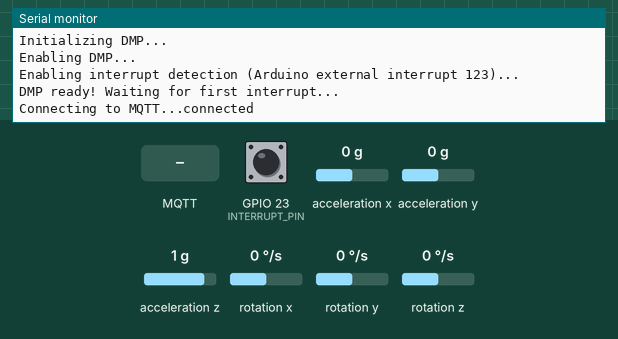
Simulated run of this sketch. Board: ESP32. On the bench: the last lines printed to the serial monitor. Inputs (shaded band) come from the test bench; at power-on: GPIO 23 (INTERRUPT_PIN) HIGH, acceleration x 0 g, acceleration y 0 g, acceleration z 1 g, rotation x 0 °/s, rotation y 0 °/s, rotation z 0 °/s. WiFi joins after 1.5 s; servers stay silent unless stated; the sensor or clock chip raises its interrupt line as the real part does; no MQTT or app messages arrive unless stated.

Above: at 3.7 s.
3.8 s: MQTT message "BARROS2018" arrives on the first subscribed topic
At 4.8 s:
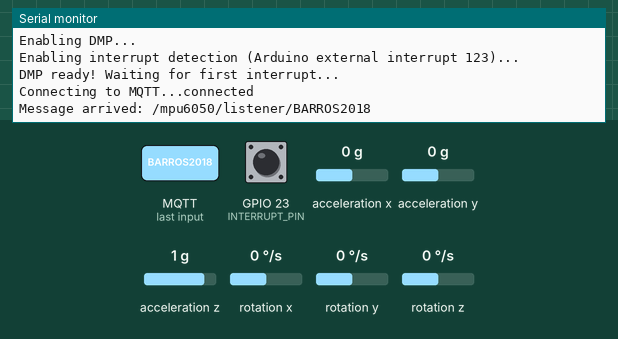
5.3 s: MQTT message "ferreira123" arrives on the first subscribed topic
At 6.0 s:
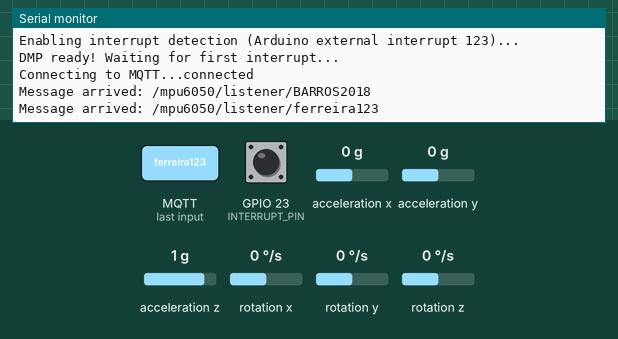
6.8 s: MQTT message "/mpu6050/listener/" arrives on the first subscribed topic
At 8.0 s:
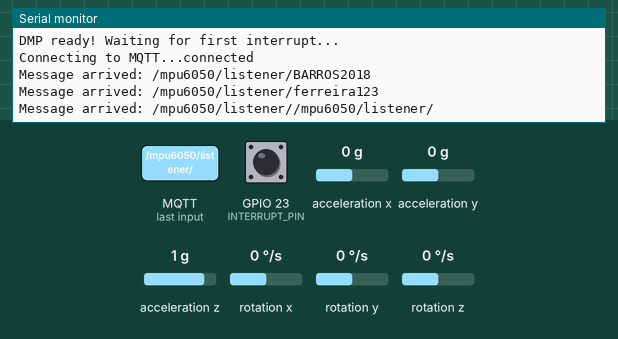
8.3 s: MQTT message "start" arrives on the first subscribed topic
At 9.5 s:
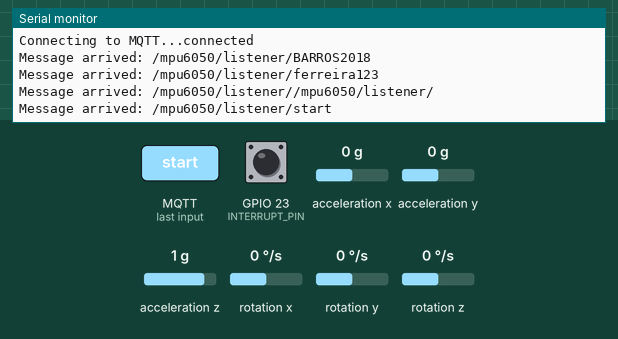
11.3 s: MQTT message "runtest" arrives on the first subscribed topic
14.3 s: MQTT message "1" arrives on the first subscribed topic
At 17.4 s:
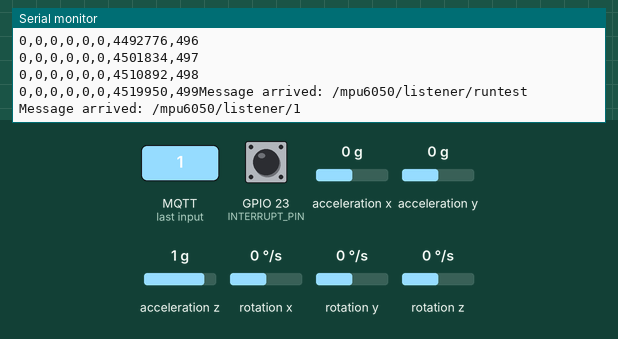

The sketch:

main.ino
```cpp
//Inclusão de bibliotecas necessárias para o funcionamento do script

// I2Cdev and MPU6050 must be installed as libraries, or else the .cpp/.h files
// for both classes must be in the include path of your project
#include "I2Cdev.h"

//#include "MPU6050.h" // not necessary if using MotionApps include file
#include "MPU6050_6Axis_MotionApps_V6_12.h"

// Arduino Wire library is required if I2Cdev I2CDEV_ARDUINO_WIRE implementation
// is used in I2Cdev.h
#if I2CDEV_IMPLEMENTATION == I2CDEV_ARDUINO_WIRE
#include "Wire.h"
#endif

//Inclusão das bibliotecas de rede WiFi e MQTT
#include <WiFi.h>
#include <PubSubClient.h>

// Tópicos do Broker onde os dados coletados são publicados
const char mqtt_angle_csv[] = "/iotgait/data/angle";
const char mqtt_accel_csv[] = "/iotgait/data/accel";
const char mqtt_bigbuffer[] = "/iotgait/data/buffer/";
const char mqtt_status_mpu6050[] = "/iotgait/status/mpu6050/";
const char mqtt_status_broker[] = "/iotgait/status/broker/";
const char mqtt_status_dmp[] = "/iotgait/status/dmp/";

//  Configuração de Rede Wi-Fi
//char* ssid = "BARROS2018";
//const char* password = "16151209";
//char* ssid = "Ocean_Adm";
//const char* password = "@artico2020!";
//char* ssid = "FamiliaRamos";
//const char* password = "ferreira123";
char* ssid = "LIVE TIM_3322_2G";
const char* password = "KyxqxYSG";

// Configuração de Rede do Broker MQTT
//const char* mqttServer = "192.168.0.33";
const char* mqttServer = "179.191.235.42";
const int mqttPort = 1883;
//const char* mqttUser = "percebsz";
//const char* mqttPassword = "0612";

//Declaração das variáveis para controle de tempo de simulação
unsigned long TempoInicial;
unsigned long TempoFinal;
unsigned long PeriodoDeSimulacao;
unsigned long TimeSample;
bool SIMULAR{false};
bool TesteFlag{false};

//Instaciar espClient
WiFiClient espClient;
PubSubClient client(espClient);


// class default I2C address is 0x68
// specific I2C addresses may be passed as a parameter here
// AD0 low = 0x68 (default for SparkFun breakout and InvenSense evaluation board)
// AD0 high = 0x69
MPU6050 mpu;
//MPU6050 mpu(0x69); // <-- use for AD0 high

// uncomment "OUTPUT_READABLE_QUATERNION" if you want to see the actual
// quaternion components in a [w, x, y, z] format (not best for parsing
// on a remote host such as Processing or something though)
//#define OUTPUT_READABLE_QUATERNION

// uncomment "OUTPUT_READABLE_EULER" if you want to see Euler angles
// (in degrees) calculated from the quaternions coming from the FIFO.
// Note that Euler angles suffer from gimbal lock (for more info, see
// http://en.wikipedia.org/wiki/Gimbal_lock)
//#define OUTPUT_READABLE_EULER

// uncomment "OUTPUT_READABLE_YAWPITCHROLL" if you want to see the yaw/
// pitch/roll angles (in degrees) calculated from the quaternions coming
// from the FIFO. Note this also requires gravity vector calculations.
// Also note that yaw/pitch/roll angles suffer from gimbal lock (for
// more info, see: http://en.wikipedia.org/wiki/Gimbal_lock)
#define OUTPUT_READABLE_YAWPITCHROLL

// uncomment "OUTPUT_READABLE_REALACCEL" if you want to see acceleration
// components with gravity removed. This acceleration reference frame is
// not compensated for orientation, so +X is always +X according to the
// sensor, just without the effects of gravity. If you want acceleration
// compensated for orientation, us OUTPUT_READABLE_WORLDACCEL instead.
#define OUTPUT_READABLE_REALACCEL

// uncomment "OUTPUT_READABLE_WORLDACCEL" if you want to see acceleration
// components with gravity removed and adjusted for the world frame of
// reference (yaw is relative to initial orientation, since no magnetometer
// is present in this case). Could be quite handy in some cases.
//#define OUTPUT_READABLE_WORLDACCEL

// uncomment "OUTPUT_TEAPOT" if you want output that matches the
// format used for the InvenSense teapot demo
//#define OUTPUT_TEAPOT


// Definição dos pinos do ESP32 a serem usados. O pino 21 é para tráfego de dados e o pino
// 22 é para controle de clock. O pino 15 é para controle de interrupção.
#define INTERRUPT_PIN 23  // use pin 15 on Arduino Uno & most boards
#define SDA 21
#define SCL 22

// MPU control/status vars
bool dmpReady = false;  // set true if DMP init was successful
uint8_t mpuIntStatus;   // holds actual interrupt status byte from MPU
uint8_t devStatus;      // return status after each device operation (0 = success, !0 = error)
uint16_t packetSize;    // expected DMP packet size (default is 42 bytes)
uint16_t fifoCount;     // count of all bytes currently in FIFO
uint8_t fifoBuffer[64]; // FIFO storage buffer

// orientation/motion vars
Quaternion q;           // [w, x, y, z]         quaternion container
VectorInt16 aa;         // [x, y, z]            accel sensor measurements
VectorInt16 gy;         // [x, y, z]            gyro sensor measurements
VectorInt16 aaReal;     // [x, y, z]            gravity-free accel sensor measurements
VectorInt16 aaWorld;    // [x, y, z]            world-frame accel sensor measurements
VectorFloat gravity;    // [x, y, z]            gravity vector
float euler[3];         // [psi, theta, phi]    Euler angle container
float ypr[3];           // [yaw, pitch, roll]   yaw/pitch/roll container and gravity vector

// packet structure for InvenSense teapot demo
uint8_t teapotPacket[14] = { '$', 0x02, 0, 0, 0, 0, 0, 0, 0, 0, 0x00, 0x00, '\r', '\n' };


// ================================================================
// ===               INTERRUPT DETECTION ROUTINE                ===
// ================================================================

/*O objetivo desta função é implementar um array para armazenar um número de n amostras de dados coletados
a partir do sensor MPU6050. O armazenamento vai ficar temporariamente no ESP32 e depois será enviado ao servidor broker. Após isso,
ela deverá liberar o espaço na memória que foi previamente alocada para o array.*/
void InsereDadosNoBuffer (char *GaitDataStream, int Amostra, char *Buffer)

 {
  // if programming failed, don't try to do anything
  if (!dmpReady)
  {
//    Serial.print("Retornou\n");
    return;
  }
  // read a packet from FIFO
  if (mpu.dmpGetCurrentFIFOPacket(fifoBuffer)) { // Get the Latest packet

#ifdef OUTPUT_READABLE_YAWPITCHROLL
    // display Euler angles in degrees
    mpu.dmpGetQuaternion(&q, fifoBuffer);
    mpu.dmpGetGravity(&gravity, &q);
    //mpu.dmpGetYawPitchRoll(ypr, &q, &gravity);

    /*
    Serial.print("ypr\t");
    Serial.print(ypr[0] * 180 / M_PI);
    Serial.print("\t");
    Serial.print(ypr[1] * 180 / M_PI);
    Serial.print("\t");
    Serial.print(ypr[2] * 180 / M_PI); */

    /*
      mpu.dmpGetAccel(&aa, fifoBuffer);
      Serial.print("\tRaw Accl XYZ\t");
      Serial.print(aa.x);
      Serial.print("\t");
      Serial.print(aa.y);
      Serial.print("\t");
      Serial.print(aa.z); */
    mpu.dmpGetGyro(&gy, fifoBuffer);
//      Serial.print("\tRaw Gyro XYZ\t");
//      Serial.print(gy.x);
//      Serial.print("\t");
//      Serial.print(gy.y);
//      Serial.print("\t");
//      Serial.print(gy.z);

    //Serial.println();

#endif


#ifdef OUTPUT_READABLE_REALACCEL
    // display real acceleration, adjusted to remove gravity
    mpu.dmpGetQuaternion(&q, fifoBuffer);
    mpu.dmpGetAccel(&aa, fifoBuffer);
    mpu.dmpGetGravity(&gravity, &q);
    mpu.dmpGetLinearAccel(&aaReal, &aa, &gravity);
    /*
    Serial.print("areal\t");
    Serial.print(aaReal.x);
    Serial.print("\t");
    Serial.print(aaReal.y);
    Serial.print("\t");
    Serial.println(aaReal.z);
    */

//    memset(buf, 0, sizeof(buf));
//    sprintf(buf,"%d,%d,%d,%.2f,%.2f,%.2f,%d",aaReal.x,aaReal.y,aaReal.z,(ypr[0] * 180 / M_PI),(ypr[1] * 180 / M_PI),(ypr[2] * 180 / M_PI), TimeSample);
//    client.publish(mqtt_accel_csv, buf);


#endif

    memset(Buffer, 0, sizeof(Buffer));
//    sprintf(Buffer,"teste");
//    sprintf(Buffer,"\n%d,%d,%d,%.2f,%.2f,%.2f,%d,%d",aaReal.x,aaReal.y,aaReal.z,(ypr[0] * 180 / M_PI),(ypr[1] * 180 / M_PI),(ypr[2] * 180 / M_PI), TimeSample, Amostra);
    sprintf(Buffer,"\n%d,%d,%d,%d,%d,%d,%d,%d",aaReal.x,aaReal.y,aaReal.z,gy.x,gy.y,gy.z, TimeSample, Amostra);
//    Serial.print("\n");
//    Serial.print(Buffer);
    strcat(GaitDataStream, Buffer);
  }
  else
  {//Um dia entenderei porque isso deu tão certo kk
    InsereDadosNoBuffer (GaitDataStream,Amostra,Buffer);
//    Serial.print ("\n");
//    Serial.print ("Não entrou no IF. PRoblema detectado");
  }
}

/*
 * Função que envia o buffer (enorme) para o Broker
 */
void EnviaBufferParaBroker (char *GaitDataStream)
{
  client.publish(mqtt_bigbuffer, GaitDataStream);
}


/* Se a mensagem payload for igual a "iniciar", SIMULAR muda de False para True e o IF desencadeia
diversas ações durante um periodo de simulação de 5 segundos dentro do while.
O retorno void significa ausência de retorno. Já um tipo void * significa um ponteiro genérico, um ponteiro de um tipo
desconhecido ou não especificado, um ponteiro para qualquer coisa, um endereço de memória qualquer. */

void datasend_interval()
{
  if (SIMULAR)
  {
    //Para todos os efeitos, a biblioteca que implementa o DMP possui sua própria taxa de frequência de amostragem. A taxa default é de 100 Hz.
    //Dessa forma, por mais que seja alterada a taxa de amostragem do giroscópio ou do acelerômetro, quando os dados forem "jogados" no array buffer, eles
    //irão com uma taxa de 100 Hz. Dessa forma, esse valor de 100 Hz está amarrado na biblioteca do DMP.
    int Amostra = 0;
    int NumeroDeAmostras = 500;
    static char Header[60];
    static char Buffer[300];
    //Aqui o vetor BufferData vai ocupar 10000 bytes (10 KB) de um total de 520 KB de SRAM disponível para execução do sketch. O tipo Static indica que o espaço de memória utilizado
    //pelo array BufferData será mantido (reservado) para cada chamada da função durante toda a execução do sketch.
    static char BufferData[50000];

    //Quando SIMULAR for igual a True, todas as posições do vetor BufferData serão preenchidas com Zero (0). É uma inicialização do Array para evitar que
    //as posições do array sejam preenchidas com lixo de memória ou valores aleatórios.
    memset(BufferData, 0, sizeof(BufferData));
    memset(Header, 0, sizeof(Header));
    sprintf(Header,"xac,yac,zac,xang,yang,zang,tempo,amostra");
    strcat(BufferData, Header);
    TempoInicial = micros();
    TempoFinal = micros();
    PeriodoDeSimulacao = 7000000;
    while (Amostra <= (NumeroDeAmostras - 1) and (TempoFinal - TempoInicial <= PeriodoDeSimulacao))
    {
      TimeSample = (TempoFinal - TempoInicial);
      InsereDadosNoBuffer (BufferData,Amostra,Buffer);
      delayMicroseconds(50);
      mpu.resetFIFO();
      TempoFinal = micros();
      Amostra = Amostra + 1;
    }

    Serial.print(BufferData);
//    Serial.print("\n");
//    Serial.print("Enviando dados...");
    EnviaBufferParaBroker(BufferData);
    delay(3000);
  }
  SIMULAR = false;
}

//Função para enviar ao Broker o Status de diferentes conexões: 1. Conexão entre ESP32 e MPU6050; 2. Conexão com a rede Wireless
void Push_Status()
{
  if (TesteFlag)
  {
    client.publish(mqtt_status_mpu6050,"...");
    delay(500);
    client.publish(mqtt_status_mpu6050, mpu.testConnection() ? F("OK") : F("Failed"));

    client.publish(mqtt_status_broker,"...");
    delay(500);
    if (client.connected())
    {
      client.publish(mqtt_status_broker, "OK");
    }
    else
    {
      client.publish(mqtt_status_broker, "Failed");
    }

  }
  TesteFlag = false;
}


// Definição função callback para, posteriormente, desencadear o início da simulação verificando se
// a mensagem payload é igual a "iniciar". Se a mensagem payload for "iniciar", a variável booleana
// SIMULAR recebe muda o estado de False para True, desencadeando o início da simulação.
void callback(char* topic, byte* payload, unsigned int length)
{
  Serial.print("Message arrived: ");
  Serial.print(topic);
  String s = "";
  for (int i = 0; i < length; i++)
  {
    //Serial.println((char)payload[i]);
    s += ((char)payload[i]);
  }
  Serial.println(s);
  if (strcmp(topic,"/mpu6050/listener/")==0)
  {
    if (s.equals("start"))
    {
      SIMULAR = true;
    }
  }
  else
  {
    if (s.equals("runtest"))
      {
        TesteFlag = true;
      }
  }

}


volatile bool mpuInterrupt = false;     // indicates whether MPU interrupt pin has gone high
void dmpDataReady() {
  mpuInterrupt = true;
}


// ================================================================
// ===                      INITIAL SETUP                       ===
// ================================================================


void mpu_setup()
{
  // join I2C bus (I2Cdev library doesn't do this automatically)
#if I2CDEV_IMPLEMENTATION == I2CDEV_ARDUINO_WIRE
  Wire.begin(SDA, SCL, 400000);
  //Wire.setClock(400000); // 400kHz I2C clock. Comment this line if having compilation difficulties
#elif I2CDEV_IMPLEMENTATION == I2CDEV_BUILTIN_FASTWIRE
  Fastwire::setup(400, true);
#endif

  // initialize serial communication
  // (115200 chosen because it is required for Teapot Demo output, but it's
  // really up to you depending on your project)
  Serial.begin(115200);
  while (!Serial); // wait for Leonardo enumeration, others continue immediately

  // NOTE: 8MHz or slower host processors, like the Teensy @ 3.3V or Arduino
  // Pro Mini running at 3.3V, cannot handle this baud rate reliably due to
  // the baud timing being too misaligned with processor ticks. You must use
  // 38400 or slower in these cases, or use some kind of external separate
  // crystal solution for the UART timer.

  // initialize device
  Serial.println(F("Initializing I2C devices..."));
  mpu.initialize();
  pinMode(INTERRUPT_PIN, INPUT_PULLUP);

  // verify connection
  Serial.println(F("Testing device connections..."));
  Serial.println(mpu.testConnection() ? F("MPU6050 connection successful") : F("MPU6050 connection failed"));


  /*// wait for ready
  Serial.println(F("\nSend any character to begin DMP programming and demo: "));
  while (Serial.available() && Serial.read()); // empty buffer
  while (!Serial.available());                 // wait for data
  while (Serial.available() && Serial.read()); // empty buffer again
  */

  // load and configure the DMP
  Serial.println(F("Initializing DMP..."));
  devStatus = mpu.dmpInitialize();

  // supply your own gyro offsets here, scaled for min sensitivity
  mpu.setXGyroOffset(51);
  mpu.setYGyroOffset(8);
  mpu.setZGyroOffset(21);
  mpu.setXAccelOffset(1150); //1150
  mpu.setYAccelOffset(-50);  //-50
  mpu.setZAccelOffset(1060); //1060
  // make sure it worked (returns 0 if so)
  if (devStatus == 0) {
    // Calibration Time: generate offsets and calibrate our MPU6050
    mpu.CalibrateAccel(6);
    mpu.CalibrateGyro(6);
    Serial.println();
    mpu.PrintActiveOffsets();
    // turn on the DMP, now that it's ready
    Serial.println(F("Enabling DMP..."));
    mpu.setDMPEnabled(true);

    // enable Arduino interrupt detection
    Serial.print(F("Enabling interrupt detection (Arduino external interrupt "));
    Serial.print(digitalPinToInterrupt(INTERRUPT_PIN));
    Serial.println(F(")..."));
    attachInterrupt(digitalPinToInterrupt(INTERRUPT_PIN), dmpDataReady, RISING);
    mpuIntStatus = mpu.getIntStatus();

    // set our DMP Ready flag so the main loop() function knows it's okay to use it
    Serial.println(F("DMP ready! Waiting for first interrupt..."));
    dmpReady = true;

    // get expected DMP packet size for later comparison
    packetSize = mpu.dmpGetFIFOPacketSize();
  } else {
    // ERROR!
    // 1 = initial memory load failed
    // 2 = DMP configuration updates failed
    // (if it's going to break, usually the code will be 1)
    Serial.print(F("DMP Initialization failed (code "));
    Serial.print(devStatus);
    Serial.println(F(")"));
  }
}

void setup_wifi()
{

  // We start by connecting to a WiFi network
  Serial.println();
  Serial.print("Connecting to ");
  Serial.println(ssid);

  WiFi.begin(ssid, password);

  while (WiFi.status() != WL_CONNECTED)
  {
    delay(1000);
    Serial.print(".");
  }

  Serial.println("Connected to the WiFi network");
  Serial.println("IP address: ");
  Serial.println(WiFi.localIP());
}

void reconnect()
{
  while (!client.connected())
  {
    Serial.print("Connecting to MQTT...");

    if (client.connect("ESP32mellitus"))
    {
      Serial.println("connected");
      client.subscribe("/mpu6050/listener/");
      client.subscribe("/mpu6050/listener2/");
    }
    else
    {
      Serial.print("failed with state");
      Serial.print(client.state());
      delay(2000);
    }
  }
}

void setup(void)
{
  Serial.begin(115200);

  setup_wifi();

  client.setServer(mqttServer, mqttPort);
  client.setCallback(callback);

  mpu_setup();
}

void mpu_loop()
{
//Variável buffer para enviar dados dos sensores para o broker mqtt e ser limpada a cada laço
//char buf[50];

  // if programming failed, don't try to do anything
  if (!dmpReady) return;
  // read a packet from FIFO
  if (mpu.dmpGetCurrentFIFOPacket(fifoBuffer)) { // Get the Latest packet

#ifdef OUTPUT_READABLE_QUATERNION
    // display quaternion values in easy matrix form: w x y z
    mpu.dmpGetQuaternion(&q, fifoBuffer);
    Serial.print("quat\t");
    Serial.print(q.w);
    Serial.print("\t");
    Serial.print(q.x);
    Serial.print("\t");
    Serial.print(q.y);
    Serial.print("\t");
    Serial.println(q.z);
#endif

#ifdef OUTPUT_READABLE_EULER
    // display Euler angles in degrees
    mpu.dmpGetQuaternion(&q, fifoBuffer);
    mpu.dmpGetEuler(euler, &q);
    Serial.print("euler\t");
    Serial.print(euler[0] * 180 / M_PI);
    Serial.print("\t");
    Serial.print(euler[1] * 180 / M_PI);
    Serial.print("\t");
    Serial.println(euler[2] * 180 / M_PI);
#endif

#ifdef OUTPUT_READABLE_YAWPITCHROLL
    // display Euler angles in degrees
    mpu.dmpGetQuaternion(&q, fifoBuffer);
    mpu.dmpGetGravity(&gravity, &q);
    mpu.dmpGetYawPitchRoll(ypr, &q, &gravity);

    /*
    Serial.print("ypr\t");
    Serial.print(ypr[0] * 180 / M_PI);
    Serial.print("\t");
    Serial.print(ypr[1] * 180 / M_PI);
    Serial.print("\t");
    Serial.print(ypr[2] * 180 / M_PI); */

    /*
      mpu.dmpGetAccel(&aa, fifoBuffer);
      Serial.print("\tRaw Accl XYZ\t");
      Serial.print(aa.x);
      Serial.print("\t");
      Serial.print(aa.y);
      Serial.print("\t");
      Serial.print(aa.z);
      mpu.dmpGetGyro(&gy, fifoBuffer);
      Serial.print("\tRaw Gyro XYZ\t");
      Serial.print(gy.x);
      Serial.print("\t");
      Serial.print(gy.y);
      Serial.print("\t");
      Serial.print(gy.z);
    */
    //Serial.println();

#endif

#ifdef OUTPUT_READABLE_REALACCEL
    // display real acceleration, adjusted to remove gravity
    mpu.dmpGetQuaternion(&q, fifoBuffer);
    mpu.dmpGetAccel(&aa, fifoBuffer);
    mpu.dmpGetGravity(&gravity, &q);
    mpu.dmpGetLinearAccel(&aaReal, &aa, &gravity);
    /*
    Serial.print("areal\t");
    Serial.print(aaReal.x);
    Serial.print("\t");
    Serial.print(aaReal.y);
    Serial.print("\t");
    Serial.println(aaReal.z);
    */

//    memset(buf, 0, sizeof(buf));
//    sprintf(buf,"%d,%d,%d,%.2f,%.2f,%.2f,%d",aaReal.x,aaReal.y,aaReal.z,(ypr[0] * 180 / M_PI),(ypr[1] * 180 / M_PI),(ypr[2] * 180 / M_PI), TimeSample);
//    client.publish(mqtt_accel_csv, buf);


#endif

#ifdef OUTPUT_READABLE_WORLDACCEL
    // display initial world-frame acceleration, adjusted to remove gravity
    // and rotated based on known orientation from quaternion
    mpu.dmpGetQuaternion(&q, fifoBuffer);
    mpu.dmpGetAccel(&aa, fifoBuffer);
    mpu.dmpGetGravity(&gravity, &q);
    mpu.dmpGetLinearAccel(&aaReal, &aa, &gravity);
    mpu.dmpGetLinearAccelInWorld(&aaWorld, &aaReal, &q);
    Serial.print("aworld\t");
    Serial.print(aaWorld.x);
    Serial.print("\t");
    Serial.print(aaWorld.y);
    Serial.print("\t");
    Serial.println(aaWorld.z);
#endif

#ifdef OUTPUT_TEAPOT
    // display quaternion values in InvenSense Teapot demo format:
    teapotPacket[2] = fifoBuffer[0];
    teapotPacket[3] = fifoBuffer[1];
    teapotPacket[4] = fifoBuffer[4];
    teapotPacket[5] = fifoBuffer[5];
    teapotPacket[6] = fifoBuffer[8];
    teapotPacket[7] = fifoBuffer[9];
    teapotPacket[8] = fifoBuffer[12];
    teapotPacket[9] = fifoBuffer[13];
    Serial.write(teapotPacket, 14);
    teapotPacket[11]++; // packetCount, loops at 0xFF on purpose
#endif
  }
}


// ================================================================
// ===                    MAIN PROGRAM LOOP                     ===
// ================================================================

void loop()
{
  if (!client.connected())
  {
    reconnect();
  }


  client.loop(); //Loop da biblioteca PubSubClient que fica chamando a função callback.

  Push_Status(); // Função que envia status sobre conectividade do device para o broker;

  datasend_interval(); //função que captura e envia os dados dos sensores para o broker junto com o tempo durante um período de simulação fixo


}
```

Measured:
- after the input at 3.8 s, the serial monitor: prints a new line at once (image 1)
- after the input at 5.3 s, the serial monitor: prints a new line at once (image 2)
- after the input at 6.8 s, the serial monitor: prints a new line at once (image 3)
- after the input at 8.3 s, the serial monitor: prints a new line at once (image 4)
